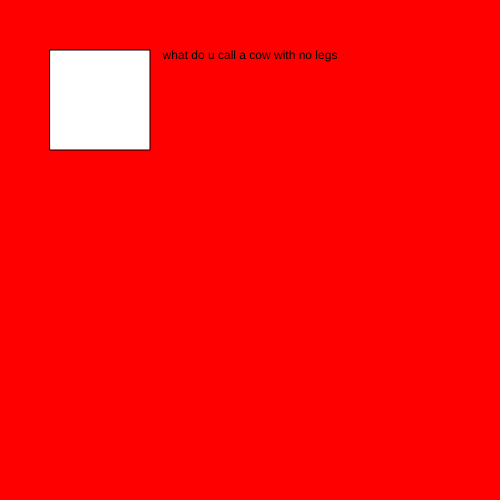
Frame 1 (no input)
Frame 60 (no input): identical to frame 1, image omitted
Frame 120 (the mouse pressed at the canvas centre since frame 60): identical to frame 1, image omitted

The p5.js sketch that drew this single still picture (run headless with seeded random() and noise() and a simulated clock; from frame 60 on, the mouse is pressed at the canvas centre):

// p5.js sketch
// ── sketch.js
let state = 0;



function setup() {
  createCanvas(500, 500);
  rectMode(CENTER);
  textAlign(CENTER);
}

function draw() {


switch (state) {


  case 0:
  background('red');
  text("what do u call a cow with no legs", width/2, height/2, 400, 400);
  break;

  case 1:
    background('blue');
    text("ground beef", width/2, height/2, 400, 400);
    break;

}

rect(100, 100, 100);

}

function mouseReleased(){
  if (mouseX > 100 && mouseX < 200 && mouseY > 100 && mouseY < 200)
state++;
if (state >1) state= 0;

}
